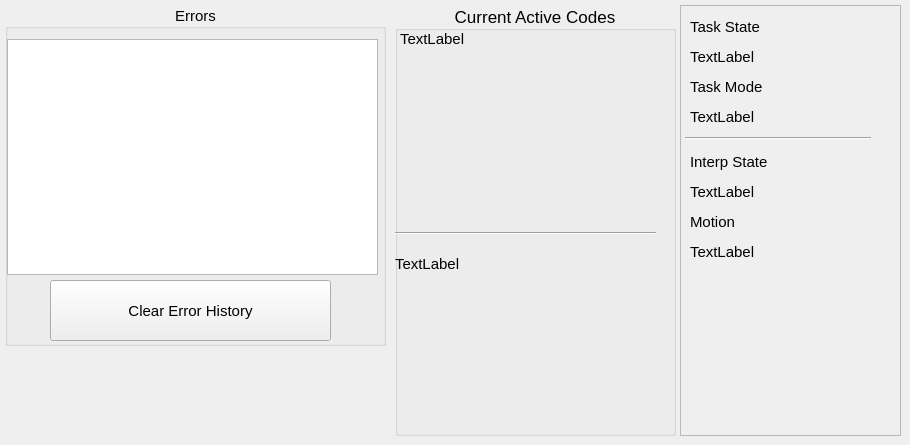
      <widget class="QWidget" name="tab_10">
       <attribute name="title">
        <string>Status</string>
       </attribute>
       <widget class="QGroupBox" name="groupBox_2">
        <property name="geometry">
         <rect>
          <x>5</x>
          <y>5</y>
          <width>381</width>
          <height>341</height>
         </rect>
        </property>
        <property name="font">
         <font>
          <pointsize>11</pointsize>
         </font>
        </property>
        <property name="title">
         <string>Errors</string>
        </property>
        <property name="alignment">
         <set>Qt::AlignCenter</set>
        </property>
        <widget class="QPushButton" name="clear_errors_pb">
         <property name="geometry">
          <rect>
           <x>45</x>
           <y>275</y>
           <width>281</width>
           <height>61</height>
          </rect>
         </property>
         <property name="text">
          <string>Clear Error History</string>
         </property>
        </widget>
        <widget class="QPlainTextEdit" name="errors_pte">
         <property name="geometry">
          <rect>
           <x>2</x>
           <y>34</y>
           <width>371</width>
           <height>236</height>
          </rect>
         </property>
        </widget>
       </widget>
       <widget class="QFrame" name="frame_6">
        <property name="geometry">
         <rect>
          <x>680</x>
          <y>5</y>
          <width>221</width>
          <height>431</height>
         </rect>
        </property>
        <property name="font">
         <font>
          <pointsize>11</pointsize>
         </font>
        </property>
        <property name="frameShape">
         <enum>QFrame::StyledPanel</enum>
        </property>
        <property name="frameShadow">
         <enum>QFrame::Raised</enum>
        </property>
        <widget class="QLabel" name="task_mode_lb">
         <property name="geometry">
          <rect>
           <x>10</x>
           <y>95</y>
           <width>131</width>
           <height>34</height>
          </rect>
         </property>
         <property name="text">
          <string>TextLabel</string>
         </property>
        </widget>
        <widget class="QLabel" name="label_8">
         <property name="geometry">
          <rect>
           <x>10</x>
           <y>65</y>
           <width>151</width>
           <height>34</height>
          </rect>
         </property>
         <property name="text">
          <string>Task Mode</string>
         </property>
        </widget>
        <widget class="QLabel" name="label_7">
         <property name="geometry">
          <rect>
           <x>10</x>
           <y>5</y>
           <width>151</width>
           <height>34</height>
          </rect>
         </property>
         <property name="text">
          <string>Task State</string>
         </property>
        </widget>
        <widget class="QLabel" name="task_state_lb">
         <property name="geometry">
          <rect>
           <x>10</x>
           <y>35</y>
           <width>131</width>
           <height>34</height>
          </rect>
         </property>
         <property name="text">
          <string>TextLabel</string>
         </property>
        </widget>
        <widget class="QLabel" name="motion_mode_lb">
         <property name="geometry">
          <rect>
           <x>10</x>
           <y>230</y>
           <width>151</width>
           <height>34</height>
          </rect>
         </property>
         <property name="text">
          <string>TextLabel</string>
         </property>
        </widget>
        <widget class="QLabel" name="interp_state_lb">
         <property name="geometry">
          <rect>
           <x>10</x>
           <y>170</y>
           <width>151</width>
           <height>34</height>
          </rect>
         </property>
         <property name="text">
          <string>TextLabel</string>
         </property>
        </widget>
        <widget class="QLabel" name="label_23">
         <property name="geometry">
          <rect>
           <x>10</x>
           <y>200</y>
           <width>131</width>
           <height>34</height>
          </rect>
         </property>
         <property name="text">
          <string>Motion</string>
         </property>
        </widget>
        <widget class="QLabel" name="label_28">
         <property name="geometry">
          <rect>
           <x>10</x>
           <y>140</y>
           <width>151</width>
           <height>34</height>
          </rect>
         </property>
         <property name="text">
          <string>Interp State</string>
         </property>
        </widget>
        <widget class="Line" name="line">
         <property name="geometry">
          <rect>
           <x>5</x>
           <y>125</y>
           <width>186</width>
           <height>16</height>
          </rect>
         </property>
         <property name="orientation">
          <enum>Qt::Horizontal</enum>
         </property>
        </widget>
       </widget>
       <widget class="QGroupBox" name="groupBox_9">
        <property name="geometry">
         <rect>
          <x>395</x>
          <y>5</y>
          <width>281</width>
          <height>431</height>
         </rect>
        </property>
        <property name="font">
         <font>
          <pointsize>13</pointsize>
         </font>
        </property>
        <property name="title">
         <string>Current Active Codes</string>
        </property>
        <property name="alignment">
         <set>Qt::AlignCenter</set>
        </property>
        <widget class="QLabel" name="gcodes_lb">
         <property name="geometry">
          <rect>
           <x>5</x>
           <y>25</y>
           <width>261</width>
           <height>181</height>
          </rect>
         </property>
         <property name="font">
          <font>
           <pointsize>11</pointsize>
          </font>
         </property>
         <property name="frameShape">
          <enum>QFrame::NoFrame</enum>
         </property>
         <property name="text">
          <string>TextLabel</string>
         </property>
         <property name="alignment">
          <set>Qt::AlignLeading|Qt::AlignLeft|Qt::AlignTop</set>
         </property>
         <property name="wordWrap">
          <bool>true</bool>
         </property>
        </widget>
        <widget class="QLabel" name="mcodes_lb">
         <property name="geometry">
          <rect>
           <x>0</x>
           <y>250</y>
           <width>261</width>
           <height>141</height>
          </rect>
         </property>
         <property name="font">
          <font>
           <pointsize>11</pointsize>
          </font>
         </property>
         <property name="frameShape">
          <enum>QFrame::NoFrame</enum>
         </property>
         <property name="text">
          <string>TextLabel</string>
         </property>
         <property name="alignment">
          <set>Qt::AlignLeading|Qt::AlignLeft|Qt::AlignTop</set>
         </property>
         <property name="wordWrap">
          <bool>true</bool>
         </property>
        </widget>
        <widget class="Line" name="line_6">
         <property name="geometry">
          <rect>
           <x>0</x>
           <y>220</y>
           <width>261</width>
           <height>16</height>
          </rect>
         </property>
         <property name="orientation">
          <enum>Qt::Horizontal</enum>
         </property>
        </widget>
       </widget>
      </widget>
